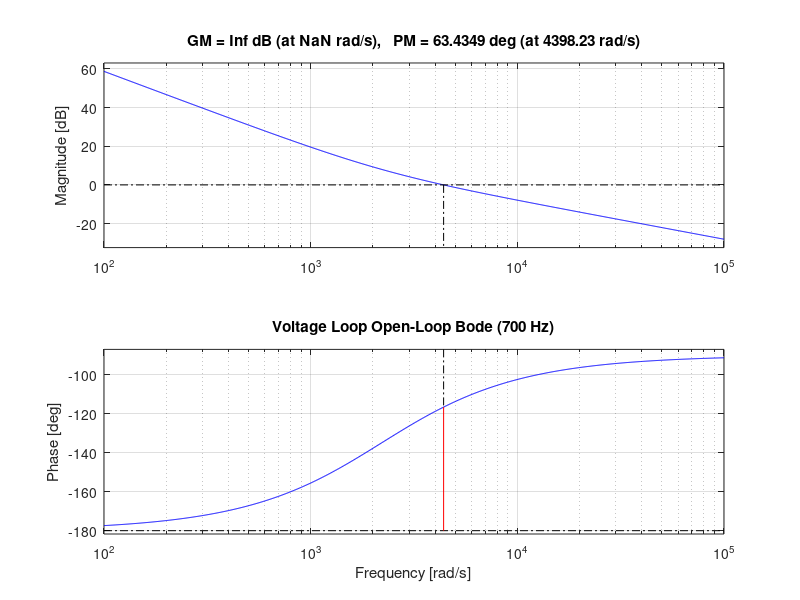
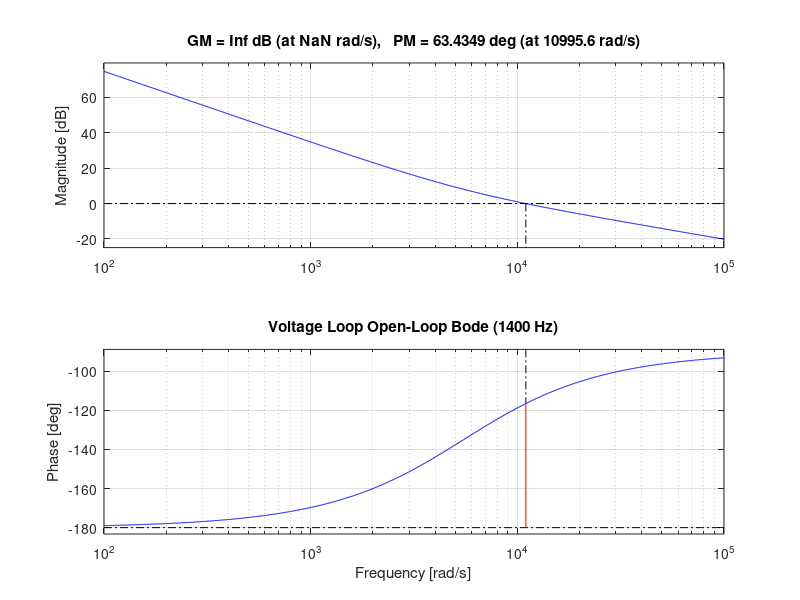

The MATLAB script that drew these images, in order:
clc; clear; close all;

%% Parameters
C = 50e-6;
s = tf('s');
%Ti = feedback(Gc1 * G11simp, 1);

% Plant (sign absorbed in feedback)
Gvi = -1/(C*s);
PM_des = 60;   % desired phase margin

%% -------- Design 1: fc = 700 Hz --------
fc1 = 700;
wc1 = 2*pi*fc1;

% PI zero for 60 deg PM
wi1 = wc1*0.5;

% Gains
%Kp1 =  2*C*wc1 / sqrt(1 + (wc1/wi1)^2);
Kp1 =  1*C*wc1 / sqrt(1 + (wi1/wc1)^2);

Ki1 =  Kp1 * wi1;

Cv1 = -Kp1 * (1 + wi1/s);
L1  = Cv1 * Gvi;

[~, PM1, ~, Wcp1] = margin(L1);

fprintf('--- Voltage loop @ 700 Hz ---\n');
fprintf('Kp = %.4f\n', Kp1);
fprintf('Ki = %.4f\n', Ki1);
fprintf('PM = %.2f deg\n', PM1);
fprintf('Crossover = %.1f Hz\n\n', Wcp1/(2*pi));

figure;
margin(L1);
title('Voltage Loop Open-Loop Bode (700 Hz)');
grid on;

%% -------- Design 2: fc = 1750 Hz --------
fc2 = 7000/4;
wc2 = 2*pi*fc2;

wi2 = wc2*0.5;

Kp2 = 2*C*wc2 / sqrt(1 + (wc2/wi2)^2);
Ki2 = Kp2 * wi2;

Cv2 = -Kp2 * (1 + wi2/s);
L2  = Cv2 * Gvi;

[~, PM2, ~, Wcp2] = margin(L2);

fprintf('--- Voltage loop @ 1750 Hz ---\n');
fprintf('Kp = %.4f\n', Kp2);
fprintf('Ki = %.4f\n', Ki2);
fprintf('PM = %.2f deg\n', PM2);
fprintf('Crossover = %.1f Hz\n\n', Wcp2/(2*pi));

figure;
margin(L2);
title('Voltage Loop Open-Loop Bode (1400 Hz)');
grid on;
